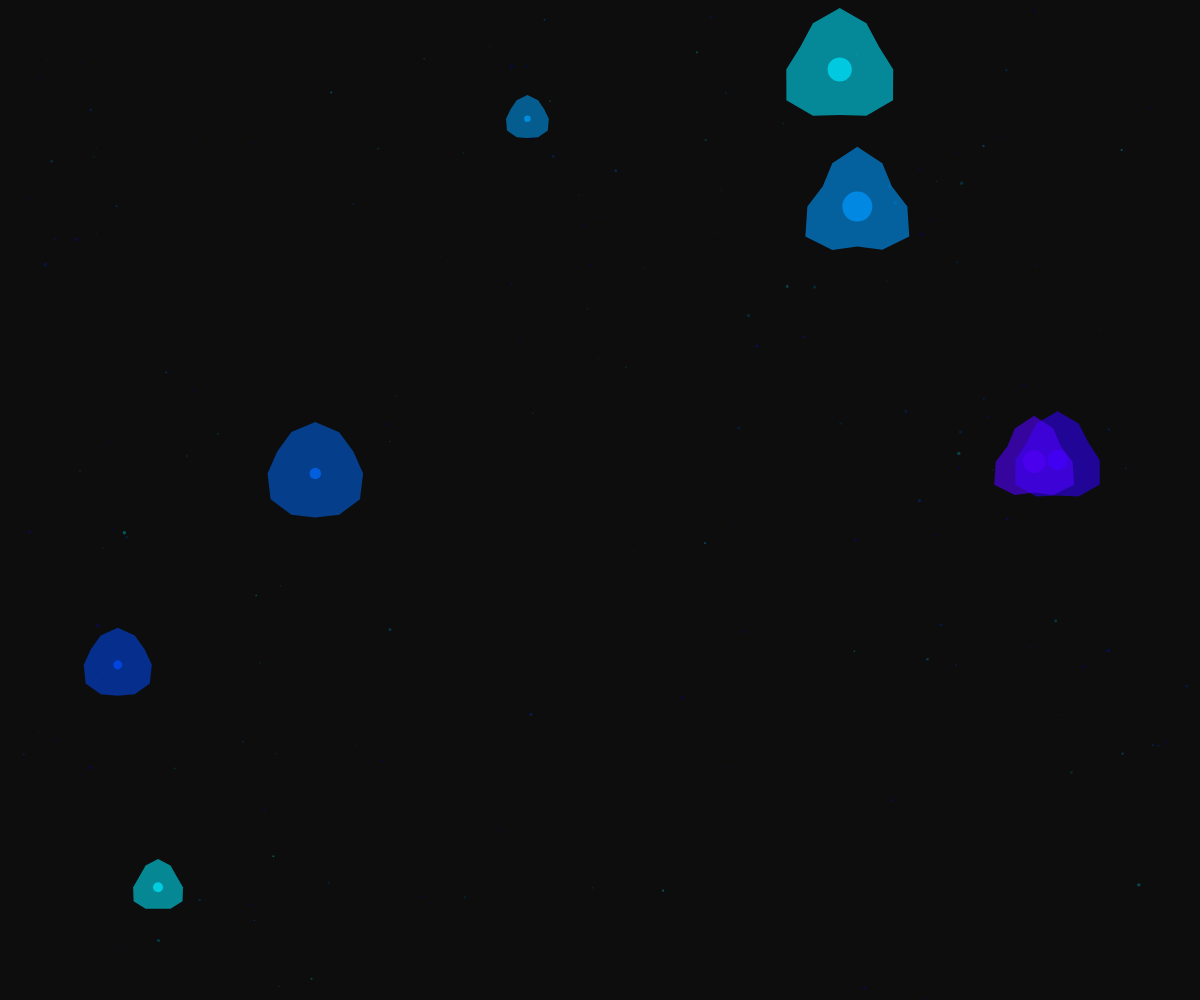
Frame 1 (no input)
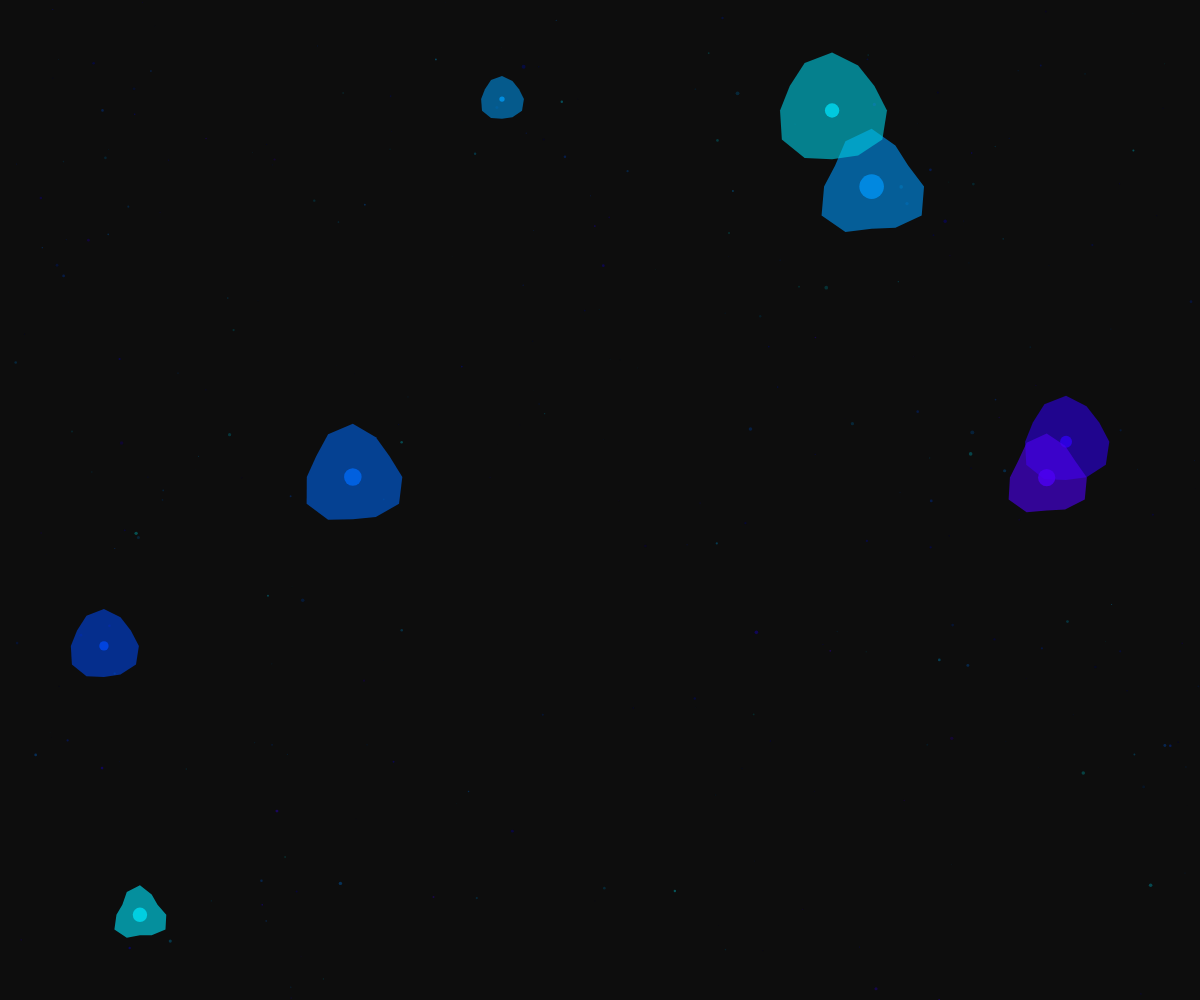
Frame 60 (no input)
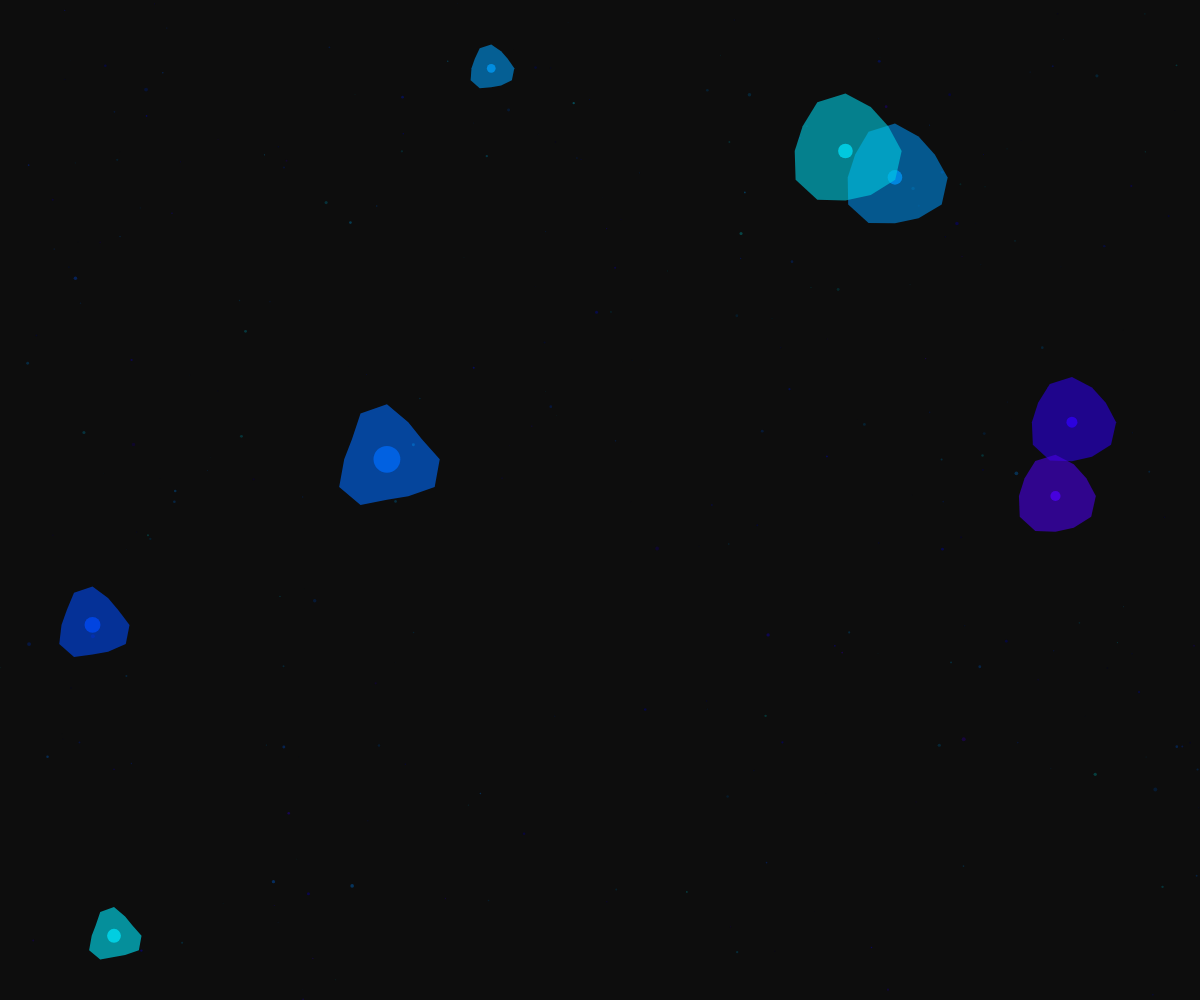
Frame 120 (the mouse pressed at the canvas centre since frame 60)

The p5.js sketch that drew these frames (run headless with seeded random() and noise() and a simulated clock; from frame 60 on, the mouse is pressed at the canvas centre):

// p5.js sketch
// ── sketch.js
let creatures = [];
let particles = [];
let time = 0;

function setup() {
  createCanvas(windowWidth, windowHeight);
  colorMode(HSB, 360, 100, 100, 1);
  noStroke();
  
  // Create drifting bioluminescent creatures
  for (let i = 0; i < 8; i++) {
    creatures.push({
      x: random(width),
      y: random(height),
      size: random(40, 120),
      speed: random(0.5, 1.5),
      angle: random(TWO_PI),
      hue: random(180, 260),
      pulsePhase: random(TWO_PI),
      swayPhase: random(TWO_PI)
    });
  }
  
  // Create background particles
  for (let i = 0; i < 300; i++) {
    particles.push({
      x: random(width),
      y: random(height),
      size: random(1, 4),
      hue: random(180, 260),
      brightness: random(30, 70),
      speed: random(0.1, 0.5),
      phase: random(TWO_PI)
    });
  }
}

function draw() {
  background(0, 0, 5, 1);
  
  time += 0.005;
  
  // Update and draw particles
  for (let p of particles) {
    p.phase += 0.02;
    
    let pulse = sin(p.phase) * 0.3 + 0.7;
    let bright = p.brightness * pulse;
    
    fill(p.hue, 100, bright, 0.5);
    ellipse(p.x, p.y, p.size * pulse);
    
    // Slow drift
    p.x += cos(time * p.speed) * 0.2;
    p.y += sin(time * p.speed) * 0.2;
    
    // Wrap around edges
    if (p.x < -10) p.x = width + 10;
    if (p.x > width + 10) p.x = -10;
    if (p.y < -10) p.y = height + 10;
    if (p.y > height + 10) p.y = -10;
  }
  
  // Update and draw creatures
  for (let c of creatures) {
    c.pulsePhase += 0.02;
    c.swayPhase += 0.01;
    
    let pulse = sin(c.pulsePhase) * 0.3 + 0.7;
    let bright = 80 + pulse * 20;
    
    // Drift
    c.x += cos(c.angle) * c.speed * 0.5;
    c.y += sin(c.angle) * c.speed * 0.5;
    
    // Gentle sway
    c.angle += sin(c.swayPhase) * 0.01;
    
    // Wrap around edges
    if (c.x < -c.size) c.x = width + c.size;
    if (c.x > width + c.size) c.x = -c.size;
    if (c.y < -c.size) c.y = height + c.size;
    if (c.y > height + c.size) c.y = -c.size;
    
    // Draw main body with glow
    fill(c.hue, 100, bright, 0.6);
    drawUndulatingShape(c.x, c.y, c.size, pulse);
    
    // Inner core
    fill(c.hue, 100, 95, 0.8);
    ellipse(c.x, c.y, c.size * 0.3 * pulse);
  }
}

function drawUndulatingShape(x, y, size, pulse) {
  let points = 12;
  beginShape();
  for (let i = 0; i < points; i++) {
    let angle = map(i, 0, points, 0, TWO_PI);
    let radius = size * 0.5 + sin(time + angle * 3) * size * 0.1 * pulse;
    let px = x + cos(angle) * radius;
    let py = y + sin(angle) * radius;
    vertex(px, py);
  }
  endShape(CLOSE);
}

function windowResized() {
  resizeCanvas(windowWidth, windowHeight);
}
